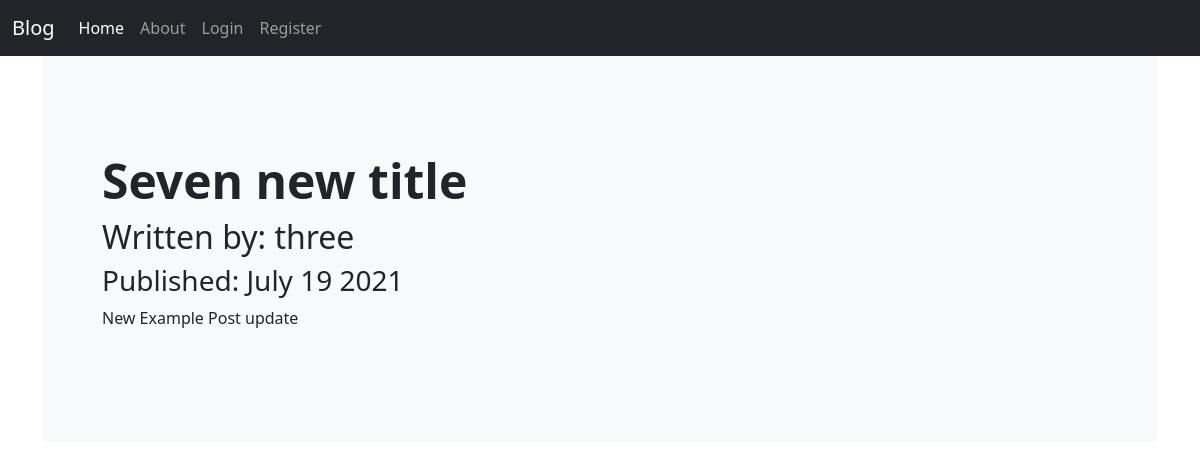
The page /1 on the database its author committed.
### puppycompanyblog/models.py (models this page shows, shortened)
class BlogPost(db.Model):
    users = db.relationship(User)
    id = db.Column(db.Integer,primary_key=True)
    user_id = db.Column(db.Integer,db.ForeignKey('users.id'),nullable=False)
    date = db.Column(db.DateTime,nullable=False,default=datetime.utcnow)
    title = db.Column(db.String(128),nullable=False)
    text = db.Column(db.String(256),nullable=False)

class User(db.Model,UserMixin):
    __tablename__ = 'users'
    id = db.Column(db.Integer,primary_key=True)
    profile_image = db.Column(db.String(64),nullable=False,default='default_profile.png')
    email = db.Column(db.String(64),unique=True,index=True)
    username = db.Column(db.String(64),unique=True,index=True)
    password_hash = db.Column(db.String(128))
    posts = db.relationship('BlogPost',backref='author',lazy=True)

### puppycompanyblog/users/views.py (the view)
@users.route('/<username>')
def user_posts(username):
    page = request.args.get('page',1,type=int)
    user = User.query.filter_by(username=username).first_or_404()
    blog_posts = BlogPost.query.filter_by(author=user).order_by(BlogPost.date.desc()).paginate(page=page,per_page=5)
    return render_template('user_blog_posts.html',blog_post=blog_posts,user=user)

### puppycompanyblog/blog_posts/views.py (called while the page is built)
@blog_posts.route('/<int:blog_post_id>')
def blog_post(blog_post_id):
    blog_post = BlogPost.query.get_or_404(blog_post_id)
    return render_template('blog_post.html',title = blog_post.title,data=blog_post.date,post=blog_post)

### puppycompanyblog/templates/blog_post.html (shortened to what this page needs)
{% extends 'base.html' %}
{% block content %}
<div class="p-5 mb-4 bg-light rounded-3" bis_skin_checked="1">
  <div class="container-fluid py-5" bis_skin_checked="1">
    <h1 class="display-5 fw-bold">{{title}}</h1>
    <h2>Written by: {{post.author.username}}</h2>
    <h3>Published: {{post.date.strftime('%B %d %Y')}}</h3>
    <p>{{post.text}}</p>
  </div>
</div>
{% endblock %}

### rows shown on the page
BlogPost: title "Seven new title", date "July 19 2021", text "New Example Post update"
User: author.username "three"
